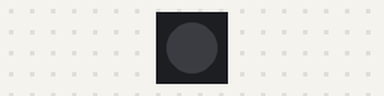
The program below on a simulated Raspberry Pi (BCM pin numbers). Parts: 1 RGB LEDs in strip order, left to right. Dim RGB values are drawn brighter than linear; what the program prints to the terminal is not drawn. At 14.0 s the program stops and its outputs stay as they are.

Above: at 0.1 s.
At 4.1 s:
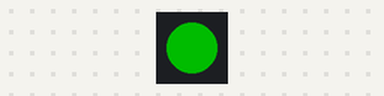
At 6.1 s:
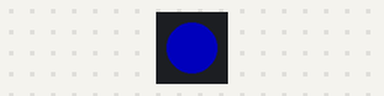
At 12.1 s:
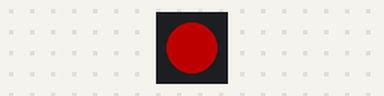
Timing chart, 0 to 15.5 s (numbered marks = the images above):
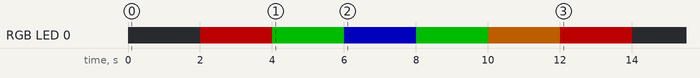

Measured:
- by itself, RGB LED 0: off → RGB(77, 0, 0) at 2.0 s, → RGB(0, 77, 0) 2.0 s later, → RGB(0, 0, 77) 2.0 s later, → RGB(0, 77, 0) 2.0 s later, … (7 changes in this stretch)

The program:

led.py
```python
import os
import time

# 공통 음극(common-cathode) LED  -> active_high=True
# 공통 양극(common-anode)  LED  -> active_high=False
# LED 색이 반전되거나 안 바뀌면 .env 에서 LED_ACTIVE_HIGH 값을 바꿔보세요.
LED_ACTIVE_HIGH = os.getenv("LED_ACTIVE_HIGH", "true").lower() == "true"
BRIGHTNESS = float(os.getenv("LED_BRIGHTNESS", 0.3))  # 밝기 0.0~1.0

# LED 핀(BCM). 기본 green=3/blue=2 는 I2C 핀이라 풀업 때문에 색이 안 꺼질 수 있음.
# 그럴 땐 풀업 없는 핀(예: 17/27/22)으로 배선하고 아래 env 만 바꾸면 됨.
LED_PIN_RED = int(os.getenv("LED_PIN_RED", 4))
LED_PIN_GREEN = int(os.getenv("LED_PIN_GREEN", 3))
LED_PIN_BLUE = int(os.getenv("LED_PIN_BLUE", 2))

try:
    from gpiozero import RGBLED
    _led = RGBLED(
        red=LED_PIN_RED, green=LED_PIN_GREEN, blue=LED_PIN_BLUE,
        active_high=LED_ACTIVE_HIGH,
    )
    _GPIO_AVAILABLE = True
except Exception as exc:
    # 에러를 삼키지 않고 출력 — LED 초기화 실패 시 원인이 보이게.
    print(f"[led] GPIO 초기화 실패, LED 비활성화: {exc!r}", flush=True)
    _led = None
    _GPIO_AVAILABLE = False

_COLORS = {
    "safe":    (0,   1,   0),    # 초록
    "caution": (1,   0.5, 0),    # 주황
    "danger":  (1,   0,   0),    # 빨강
}


def _set_color(r, g, b):
    if not _GPIO_AVAILABLE:
        return
    _led.color = (r * BRIGHTNESS, g * BRIGHTNESS, b * BRIGHTNESS)


def show_measure_progress():
    """측정 중 노란색 3회 깜빡임 후 유지."""
    for _ in range(3):
        _set_color(1, 1, 0)
        time.sleep(0.2)
        _set_color(0, 0, 0)
        time.sleep(0.2)
    _set_color(1, 1, 0)


def show_result(level: str):
    """측정 완료 후 상태별 색상 표시."""
    r, g, b = _COLORS.get(level, (0, 0, 0))
    _set_color(r, g, b)


def clear_led():
    """LED 끄기."""
    if not _GPIO_AVAILABLE:
        return
    _led.off()


if __name__ == "__main__":
    # 단독 실행 진단: 순수 빨강 -> 초록 -> 파랑 순서로 표시.
    # 라벨과 실제 색이 다르면(예: "빨강"인데 청록색) 공통 양극 LED 이므로
    #   .env 에 LED_ACTIVE_HIGH=false 를 추가하세요.
    print(f"GPIO 사용가능: {_GPIO_AVAILABLE} | active_high={LED_ACTIVE_HIGH} | "
          f"pins R={LED_PIN_RED} G={LED_PIN_GREEN} B={LED_PIN_BLUE}")
    print("  먼저 전체 OFF (검정이어야 정상, 흰색이면 극성/풀업 문제)")
    clear_led()
    time.sleep(2)
    try:
        for name, rgb in (("빨강", (1, 0, 0)), ("초록", (0, 1, 0)), ("파랑", (0, 0, 1))):
            print(f"  {name} 표시 중...")
            _set_color(*rgb)
            time.sleep(2)
        print("측정 결과 색상: safe -> caution -> danger")
        for level in ("safe", "caution", "danger"):
            print(f"  {level}")
            show_result(level)
            time.sleep(2)
    finally:
        clear_led()
        if _GPIO_AVAILABLE:
            _led.close()
        print("종료")
```
